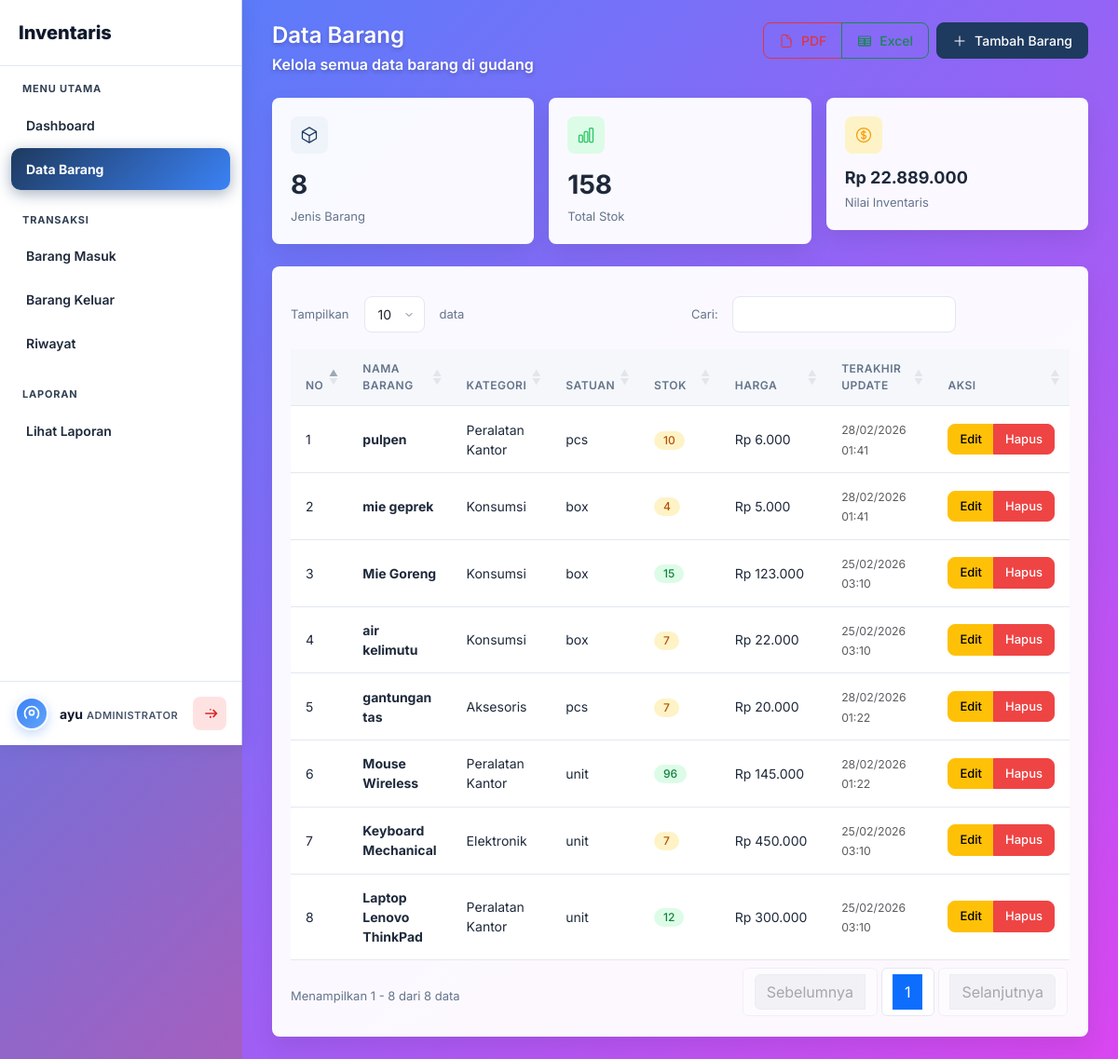
The app's page /app/barang/ (signed in) with its own data.
### tables this page shows
CREATE TABLE `barang` (
  `id` int NOT NULL,
  `kode_barang` varchar(50) DEFAULT NULL,
  `nama_barang` varchar(100) NOT NULL,
  `id_kategori` int NOT NULL,
  `satuan` varchar(20) NOT NULL DEFAULT 'buah',
  `stok` int DEFAULT '0',
  `stok_minimal` int NOT NULL DEFAULT '0',
  `status` enum('aktif','nonaktif') NOT NULL DEFAULT 'aktif',
  `kondisi` enum('baik','rusak','hilang') NOT NULL DEFAULT 'baik',
  `harga` decimal(12,2) DEFAULT '0.00',
  `lokasi` varchar(100) DEFAULT NULL,
  `keterangan` text,
  `foto` varchar(255) DEFAULT NULL,
  `created_at` timestamp NULL DEFAULT CURRENT_TIMESTAMP,
  `updated_at` timestamp NULL DEFAULT CURRENT_TIMESTAMP ON UPDATE CURRENT_TIMESTAMP
);

CREATE TABLE `kategori` (
  `id` int NOT NULL,
  `nama_kategori` varchar(50) NOT NULL,
  `keterangan` text,
  `created_at` timestamp NULL DEFAULT CURRENT_TIMESTAMP,
  `updated_at` timestamp NULL DEFAULT CURRENT_TIMESTAMP ON UPDATE CURRENT_TIMESTAMP
);

### app/barang/index.php (the view, shortened to what this page needs)
<?php
require_once __DIR__ . '/../includes/header.php';
require_once __DIR__ . '/../config/koneksi.php';
$stmt = $pdo->query("
    SELECT
        b.*,
        k.nama_kategori AS nama_kategori
    FROM barang b
    LEFT JOIN kategori k ON b.id_kategori = k.id
    ORDER BY b.id DESC
");
$data_barang = $stmt->fetchAll();
$total_nilai = 0;
foreach ($data_barang as $b) {
    $total_nilai += $b['stok'] * $b['harga'];
}
?>
<div class="page-header d-flex justify-content-between align-items-start">
    <div>
        <h1>Data Barang</h1>
        <p>Kelola semua data barang di gudang</p>
    </div>
    <div class="d-flex gap-2">
        <div class="btn-group">
            <a href="export_pdf.php" class="btn btn-outline-danger" target="_blank" title="Export PDF">
                PDF
            </a>
            <a href="export_excel.php" class="btn btn-outline-success" title="Export Excel">
                Excel
            </a>
        </div>
        <a href="tambah.php" class="btn btn-primary">
            <svg xmlns="http://www.w3.org/2000/svg" fill="none" viewBox="0 0 24 24" stroke-width="1.5" stroke="currentColor" width="18" height="18">
                <path stroke-linecap="round" stroke-linejoin="round" d="M12 4.5v15m7.5-7.5h-15" />
            </svg>
            Tambah Barang
        </a>
    </div>
</div>
<div class="row g-3 mb-4">
    <div class="col-md-4">
        <div class="stat-card">
            <div class="stat-icon primary">
                <svg xmlns="http://www.w3.org/2000/svg" fill="none" viewBox="0 0 24 24" stroke-width="1.5" stroke="currentColor">
                    <path stroke-linecap="round" stroke-linejoin="round" d="m21 7.5-9-5.25L3 7.5m18 0-9 5.25m9-5.25v9l-9 5.25M3 7.5l9 5.25M3 7.5v9l9 5.25m0-9v9" />
                </svg>
            </div>
            <div class="stat-value"><?= count($data_barang) ?></div>
            <div class="stat-label">Jenis Barang</div>
        </div>
    </div>
    <div class="col-md-4">
        <div class="stat-card">
            <div class="stat-icon success">
            </div>
            <div class="stat-value"><?= number_format(array_sum(array_column($data_barang, 'stok'))) ?></div>
            <div class="stat-label">Total Stok</div>
        </div>
    </div>
    <div class="col-md-4">
        <div class="stat-card">
            <div class="stat-icon warning">
            </div>
            <div class="stat-value" style="font-size: 18px;">Rp <?= number_format($total_nilai, 0, ',', '.') ?></div>
            <div class="stat-label">Nilai Inventaris</div>
        </div>
    </div>
</div>
<div class="card">
    <div class="card-body">
        <div class="table-responsive">
            <table id="tabelBarang" class="table table-hover">
                <thead>
                    <tr>
                        <th width="5%">No</th>
                        <th>Nama Barang</th>
                        <th>Kategori</th>
                        <th>Satuan</th>
                        <th width="12%">Stok</th>
                        <th width="18%">Harga</th>
                        <th width="15%">Terakhir Update</th>
                        <th width="12%">Aksi</th>
                    </tr>
                </thead>
                <tbody>
                    <?php $no = 1; foreach ($data_barang as $barang): ?>
                    <tr>
                        <td><?= $no++ ?></td>
                        <td>
                            <strong><?= htmlspecialchars($barang['nama_barang']) ?></strong>
                        </td>
                        <td>
                            <?= htmlspecialchars($barang['nama_kategori'] ?? '-') ?>
                        </td>
                        <td>
                            <?= htmlspecialchars($barang['satuan']) ?>
                        </td>
                        <td>
                            <?php
                                $stok = (int)$barang['stok'];
                                if ($stok > 10) {
                                    $badge = 'success';
                                } elseif ($stok > 0) {
                                    $badge = 'warning';
                                } else {
                                    $badge = 'danger';
                                }
                            ?>
                            <span class="badge bg-<?= $badge ?>">
                                <?= $stok ?>
                            </span>
                        </td>
                        <td>
                            Rp <?= number_format($barang['harga'], 0, ',', '.') ?>
                        </td>
                        <td>
                            <small class="text-muted">
                                <?= date('d/m/Y H:i', strtotime($barang['updated_at'])) ?>
                            </small>
                        </td>
                        <td>
                            <div class="btn-group">
                                <a href="edit.php?id=<?= $barang['id'] ?>" class="btn btn-sm btn-warning">
                                    Edit
                                </a>
                                <button
                                    onclick="hapusBarang(<?= $barang['id'] ?>, '<?= htmlspecialchars($barang['nama_barang'], ENT_QUOTES) ?>')"
                                    class="btn btn-sm btn-danger">
                                    Hapus
                                </button>
                            </div>
                        </td>
                    </tr>
                    <?php endforeach; ?>
                </tbody>
            </table>
        </div>
    </div>
</div>
<?php require_once __DIR__ . '/../includes/footer.php'; ?>

### app/assets/css/style.css (style rules this page uses)
:root { --primary: #1e3a5f; --primary-hover: #2d5a8c; --primary-light: #eef4fa; --bg-body: #f5f7fa; --bg-sidebar: #ffffff; --bg-card: #ffffff; --bg-hover: #f1f5f9; --text-primary: #1e293b; --text-secondary: #64748b; --text-muted: #94a3b8; --border-color: #e2e8f0; --success: #22c55e; --danger: #ef4444; --warning: #f59e0b; --info: #0ea5e9; --font-family: 'Inter', -apple-system, BlinkMacSystemFont, sans-serif; --sidebar-width: 260px; --transition: all 0.2s ease; --shadow-sm: 0 1px 2px rgba(0, 0, 0, 0.05); --shadow: 0 1px 3px rgba(0, 0, 0, 0.1); --radius: 8px; }
* { margin: 0; padding: 0; box-sizing: border-box; }
body { font-family: var(--font-family); background: linear-gradient(135deg, #3b82f6, #ec4899); color: var(--text-primary); font-size: 14px; line-height: 1.5; min-height: 100vh; }
.page-header { margin-bottom: 24px; }
.page-header h1 { font-size: 24px; font-weight: 600; color: #ffffff; margin-bottom: 4px; text-shadow: 0 2px 4px rgba(0, 0, 0, 0.2); }
.page-header p { color: #ffffff !important; font-weight: 600 !important; font-size: 16px !important; text-shadow: 0 2px 4px rgba(0, 0, 0, 0.25) !important; margin: 0; opacity: 1 !important; }
.card { background: rgba(255, 255, 255, 0.96); border: none; border-radius: var(--radius); box-shadow: 0 10px 25px rgba(0, 0, 0, 0.08); }
.card-body { padding: 20px; }
.stat-card { padding: 20px; border-radius: var(--radius); background: rgba(255, 255, 255, 0.96); border: none; box-shadow: 0 10px 25px rgba(0, 0, 0, 0.08); }
.stat-card .stat-icon { width: 40px; height: 40px; border-radius: var(--radius); display: flex; align-items: center; justify-content: center; margin-bottom: 12px; }
.stat-card .stat-icon svg { width: 20px; height: 20px; }
.stat-card .stat-icon.primary { background: var(--primary-light); color: var(--primary); }
.stat-card .stat-icon.success { background: #dcfce7; color: var(--success); }
.stat-card .stat-icon.warning { background: #fef3c7; color: var(--warning); }
.stat-card .stat-value { font-size: 28px; font-weight: 700; color: var(--text-primary); margin-bottom: 4px; }
.stat-card .stat-label { font-size: 13px; color: var(--text-secondary); }
.btn { font-weight: 500; padding: 8px 16px; border-radius: var(--radius); font-size: 14px; transition: var(--transition); display: inline-flex; align-items: center; gap: 8px; }
.btn svg { width: 16px; height: 16px; }
.btn-primary { background: var(--primary); border-color: var(--primary); color: white; }
.btn-danger { background: var(--danger); border-color: var(--danger); }
.btn-sm { padding: 6px 12px; font-size: 13px; }
.table { margin-bottom: 0; }
.table th { font-weight: 600; color: var(--text-secondary); font-size: 12px; text-transform: uppercase; letter-spacing: 0.5px; border-bottom: 1px solid var(--border-color); padding: 12px 16px; background: var(--bg-body); }
.table td { padding: 14px 16px; border-bottom: 1px solid var(--border-color); vertical-align: middle; color: var(--text-primary); }
.badge { font-weight: 500; padding: 4px 10px; border-radius: 20px; font-size: 12px; }
.badge.bg-success { background: #dcfce7 !important; color: #15803d !important; }
.badge.bg-warning { background: #fef3c7 !important; color: #b45309 !important; }

### records on screen
barang: nama_barang "pulpen", id_kategori.nama_kategori "Peralatan Kantor", satuan "pcs", stok "10", harga "6.000", updated_at "28/02/2026 01:41"
barang: nama_barang "mie geprek", id_kategori.nama_kategori "Konsumsi", satuan "box", stok "4", harga "5.000", updated_at "28/02/2026 01:41"
barang: nama_barang "Mie Goreng", id_kategori.nama_kategori "Konsumsi", satuan "box", stok "15", harga "123.000", updated_at "25/02/2026 03:10"
barang: nama_barang "air kelimutu", id_kategori.nama_kategori "Konsumsi", satuan "box", stok "7", harga "22.000", updated_at "25/02/2026 03:10"
barang: nama_barang "gantungan tas", id_kategori.nama_kategori "Aksesoris", satuan "pcs", stok "7", harga "20.000", updated_at "28/02/2026 01:22"
barang: nama_barang "Mouse Wireless", id_kategori.nama_kategori "Peralatan Kantor", satuan "unit", stok "96", harga "145.000", updated_at "28/02/2026 01:22"
barang: nama_barang "Keyboard Mechanical", id_kategori.nama_kategori "Elektronik", satuan "unit", stok "7", harga "450.000", updated_at "25/02/2026 03:10"
barang: nama_barang "Laptop Lenovo ThinkPad", id_kategori.nama_kategori "Peralatan Kantor", satuan "unit", stok "12", harga "300.000", updated_at "25/02/2026 03:10"

### other values on screen
count($data_barang) "8"
array_sum(array_column($data_barang, 'stok')) "158"
$total_nilai "22.889.000"
